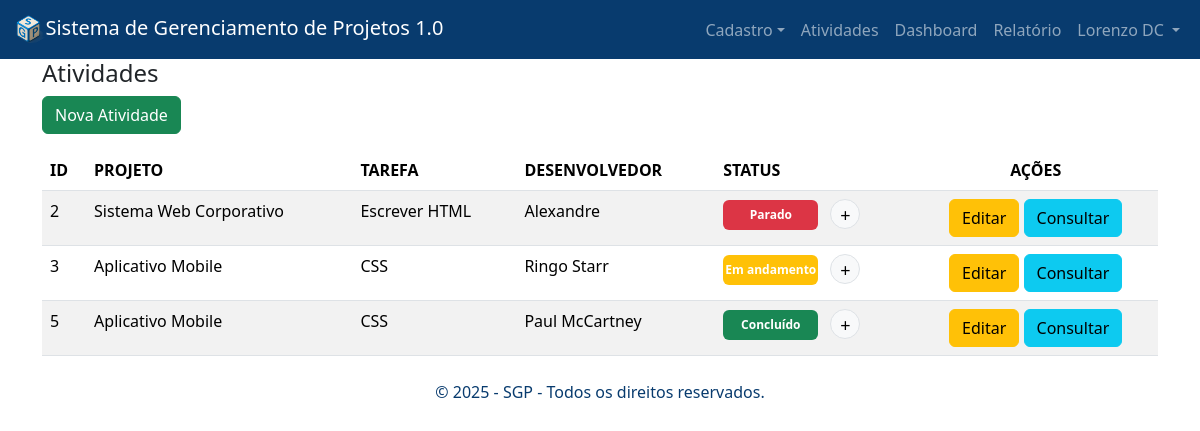
/atividades.php (signed in), run on the app's committed database.
### tables this page shows
CREATE TABLE `atividades` (
  `id` int NOT NULL AUTO_INCREMENT,
  `projeto_id` int NOT NULL,
  `tarefa_id` int NOT NULL,
  `usuario_id` int NOT NULL,
  `status` varchar(20) NOT NULL,
  `cliente_id` int DEFAULT NULL,
  `data_inicio` date DEFAULT NULL,
  `data_fim` date DEFAULT NULL,
  PRIMARY KEY (`id`),
  KEY `fk_atividades_projetos` (`projeto_id`),
  KEY `fk_atividades_tarefas` (`tarefa_id`),
  KEY `fk_atividades_usuarios` (`usuario_id`),
  CONSTRAINT `fk_atividades_projetos` FOREIGN KEY (`projeto_id`) REFERENCES `projetos` (`id`) ON DELETE CASCADE,
  CONSTRAINT `fk_atividades_tarefas` FOREIGN KEY (`tarefa_id`) REFERENCES `tarefas` (`id`) ON DELETE CASCADE,
  CONSTRAINT `fk_atividades_usuarios` FOREIGN KEY (`usuario_id`) REFERENCES `usuarios` (`id`) ON DELETE CASCADE
);

CREATE TABLE `projetos` (
  `id` int NOT NULL AUTO_INCREMENT,
  `nome` varchar(255) NOT NULL,
  `cliente_id` int DEFAULT NULL,
  PRIMARY KEY (`id`),
  KEY `fk_cliente_projeto` (`cliente_id`),
  CONSTRAINT `fk_cliente_projeto` FOREIGN KEY (`cliente_id`) REFERENCES `clientes` (`id`)
);

CREATE TABLE `tarefas` (
  `id` int NOT NULL AUTO_INCREMENT,
  `nome` varchar(100) NOT NULL,
  `descricao` text NOT NULL,
  `data_inicio` date DEFAULT NULL,
  `data_fim` date DEFAULT NULL,
  `cliente_id` int DEFAULT NULL,
  PRIMARY KEY (`id`),
  KEY `fk_cliente_tarefa` (`cliente_id`),
  CONSTRAINT `fk_cliente_tarefa` FOREIGN KEY (`cliente_id`) REFERENCES `clientes` (`id`)
);

CREATE TABLE `usuarios` (
  `id` int NOT NULL AUTO_INCREMENT,
  `nome` varchar(150) DEFAULT NULL,
  `email` varchar(150) DEFAULT NULL,
  `senha` varchar(255) DEFAULT NULL,
  `cargo_id` int DEFAULT NULL,
  `reset_token` varchar(64) DEFAULT NULL,
  `reset_token_expiry` datetime DEFAULT NULL,
  `salario` decimal(10,2) DEFAULT NULL,
  PRIMARY KEY (`id`)
);

### atividades.php (the view, shortened to what this page needs)
<?php
require_once("header.php");
function calcularStatus($data_inicio, $data_fim) {
    $hoje = new DateTime();
    $inicio = $data_inicio ? new DateTime($data_inicio) : null;
    $fim = $data_fim ? new DateTime($data_fim) : null;
    if ($inicio && $fim) {
        return 'Concluído';
    } elseif ($inicio && !$fim) {
        $dias = $inicio->diff($hoje)->days;
        return $dias > 30 ? 'Parado' : 'Em andamento';
    }
    return 'Desconhecido';
}
function calcularStatusCor($data_inicio, $data_fim) {
    $status = calcularStatus($data_inicio, $data_fim);
    $cores = [
        'Concluído' => 'success',
        'Em andamento' => 'warning',
        'Parado' => 'danger',
        'Desconhecido' => 'secondary'
    ];
    return [$status, $cores[$status] ?? 'secondary'];
}
function retornaAtividades() {
    require("conexao.php");
    try {
        $sql = "SELECT a.*,
                       p.nome AS nome_projeto,
                       t.nome AS nome_tarefa,
                       u.nome AS nome_usuario,
                       c.nome AS nome_cliente
                FROM atividades a
                INNER JOIN projetos p ON p.id = a.projeto_id
                INNER JOIN tarefas t ON t.id = a.tarefa_id
                INNER JOIN usuarios u ON u.id = a.usuario_id
                INNER JOIN clientes c ON c.id = a.cliente_id";
        $stmt = $pdo->query($sql);
        return $stmt->fetchAll();
    } catch (Exception $e) {
        die("Erro ao consultar atividades: " . $e->getMessage());
    }
}
$atividades = retornaAtividades();
?>
<h4>Atividades</h4>
<a href="nova_atividade.php" class="btn btn-success mb-3">Nova Atividade</a>
<table class="table table-hover table-striped" id="tabela">
    <thead>
        <tr>
            <th>ID</th>
            <th>PROJETO</th>
            <th>TAREFA</th>
            <th>DESENVOLVEDOR</th>
            <th>STATUS</th>
            <th style="text-align: center;">AÇÕES</th>
        </tr>
    </thead>
    <tbody>
        <?php foreach ($atividades as $a): ?>
            <?php list($status, $cor) = calcularStatusCor($a['data_inicio'], $a['data_fim']); ?>
            <tr>
                <td><?= $a['id'] ?></td>
                <td><?= htmlspecialchars($a['nome_projeto']) ?></td>
                <td><?= htmlspecialchars($a['nome_tarefa']) ?></td>
                <td><?= htmlspecialchars($a['nome_usuario']) ?></td>
                <td>
                    <span class="badge bg-<?= $cor ?> text-white">
                        <?= $status ?>
                    </span>
                    <button class="btn btn-sm btn-light border rounded-circle ms-2 botao-status" onclick="mostrarDetalhes(this)">
                        +
                    </button>
                </td>
                <td style="text-align: center;">
                    <a href="editar_atividade.php?id=<?= $a['id'] ?>" class="btn btn-warning">Editar</a>
                    <a href="consultar_atividades.php?id=<?= $a['id'] ?>" class="btn btn-info">Consultar</a>
                </td>
            </tr>
        <?php endforeach ?>
    </tbody>
</table>
<?php
require_once("footer.php");
?>

### header.php (shortened to what this page needs)
<!DOCTYPE html>
<html lang="pt-BR">
<head>
    <link href="https://cdn.jsdelivr.net/npm/bootstrap@5.3.3/dist/css/bootstrap.min.css" rel="stylesheet">
    <link rel="stylesheet" href="https://cdn.jsdelivr.net/npm/sweetalert2@11.10.5/dist/sweetalert2.min.css">
    <link href="https://cdn.datatables.net/2.2.2/css/dataTables.bootstrap5.css" rel="stylesheet">
</head>
<body>
    <nav class="navbar  navbar-expand-lg navbar-dark" style="background-color: #083b6e;">
      <div class="container-fluid">
        <a class="navbar-brand" href="principal.php"><img src="img/Logo_SGP_dado.png" style="width: 5%; padding: 0; ">Sistema de Gerenciamento de Projetos 1.0</a>
        <div class="collapse navbar-collapse" id="navbarSupportedContent">
        <div class="d-flex">
          <ul class="navbar-nav me-auto my-2 my-lg-0 navbar-nav-scroll" style="--bs-scroll-height: 100px;">
            <li class="nav-item dropdown">
              <a class="nav-link dropdown-toggle" href="#" role="button" data-bs-toggle="dropdown" aria-expanded="false">Cadastro</a>
            </li>
          </ul>
        </div>
          <ul class="navbar-nav me-auto mb-2 mb-lg-0">
            <li class="nav-item">
              <a class="nav-link" href="atividades.php">Atividades</a>
            </li>
            <li class="nav-item">
              <a class="nav-link" href="dashboard.php">Dashboard</a>
            </li>
            <li class="nav-item">
              <a class="nav-link" href="relatorio.php">Relatório</a>
            </li>
          </ul>
        <div class="d-flex">
          <ul class="navbar-nav me-auto my-2 my-lg-0 navbar-nav-scroll" style="--bs-scroll-height: 100px;">
            <li class="nav-item dropdown">
              <a class="nav-link dropdown-toggle" href="#" role="button" data-bs-toggle="dropdown" aria-expanded="false">
                <?= $_SESSION['usuario'] ?>
              </a>
            </li>
          </ul>
        </div>
  </nav>
<main class="container">

### footer.php (shortened to what this page needs)
</main>
    <p class="text-center mt-4 mb-3" style="color: #083b6e;">&copy; <?= date("Y") ?> - SGP - Todos os direitos reservados.</p>
</body>
</html>

### atividades.php (style rules this page uses)
.botao-status { height: 30px; width: 30px; padding: 0; font-size: 18px; line-height: 30px; text-align: center; vertical-align: middle; }
.badge { width: 95px; height: 30px; padding: 0; line-height: 30px; text-align: center; }

### data on the page
atividades: id "2", projeto.nome "Sistema Web Corporativo", tarefa.nome "Escrever HTML", usuario.nome "Alexandre", status "Parado"
atividades: id "3", projeto.nome "Aplicativo Mobile", tarefa.nome "CSS", usuario.nome "Ringo Starr", status "Em andamento"
atividades: id "5", projeto.nome "Aplicativo Mobile", tarefa.nome "CSS", usuario.nome "Paul McCartney", status "Concluído"

### other printed values
$_SESSION['usuario'] "Lorenzo DC"
